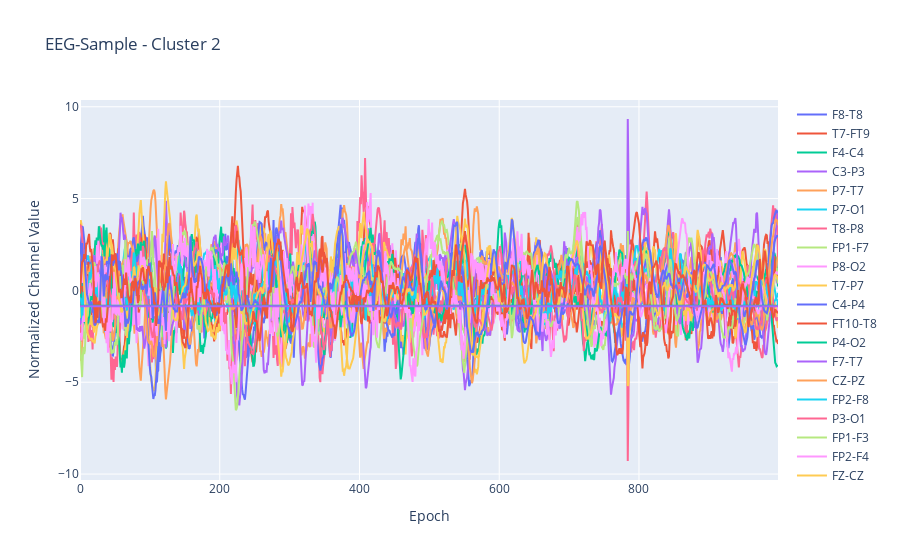

Notebook code for this chart:
### Code cell
a = np.transpose(cluster_2, (0,2,1))
data = []
for i in range(len(a[0])):
    data.append(
        go.Scatter(y=a[0,i], name=channels[i])
    )

fig = go.Figure(
    data = data,
    layout = {"yaxis": {"title": "Normalized Channel Value"}, "xaxis": {"title": "Epoch"}, "title": "EEG-Sample - Cluster 2"}
)

fig.show()

### Figure 1 — Plotly figure (JSON) as saved in the notebook; plotly's stock layout.template omitted (floating-point values rounded to 4 significant figures; data arrays with more than 128 entries replaced by an {"elided": "..."} marker saying what was removed)
{"data": [{"name": "F8-T8", "type": "scatter", "y": {"elided": "1000 float values"}}, {"name": "T7-FT9", "type": "scatter", "y": {"elided": "1000 float values"}}, {"name": "F4-C4", "type": "scatter", "y": {"elided": "1000 float values"}}, {"name": "C3-P3", "type": "scatter", "y": {"elided": "1000 float values"}}, {"name": "P7-T7", "type": "scatter", "y": {"elided": "1000 float values"}}, {"name": "P7-O1", "type": "scatter", "y": {"elided": "1000 float values"}}, {"name": "T8-P8", "type": "scatter", "y": {"elided": "1000 float values"}}, {"name": "FP1-F7", "type": "scatter", "y": {"elided": "1000 float values"}}, {"name": "P8-O2", "type": "scatter", "y": {"elided": "1000 float values"}}, {"name": "T7-P7", "type": "scatter", "y": {"elided": "1000 float values"}}, {"name": "C4-P4", "type": "scatter", "y": {"elided": "1000 float values"}}, {"name": "FT10-T8", "type": "scatter", "y": {"elided": "1000 float values"}}, {"name": "P4-O2", "type": "scatter", "y": {"elided": "1000 float values"}}, {"name": "F7-T7", "type": "scatter", "y": {"elided": "1000 float values"}}, {"name": "CZ-PZ", "type": "scatter", "y": {"elided": "1000 float values"}}, {"name": "FP2-F8", "type": "scatter", "y": {"elided": "1000 float values"}}, {"name": "P3-O1", "type": "scatter", "y": {"elided": "1000 float values"}}, {"name": "FP1-F3", "type": "scatter", "y": {"elided": "1000 float values"}}, {"name": "FP2-F4", "type": "scatter", "y": {"elided": "1000 float values"}}, {"name": "FZ-CZ", "type": "scatter", "y": {"elided": "1000 float values"}}, {"name": "F3-C3", "type": "scatter", "y": {"elided": "1000 float values"}}, {"name": "FT9-FT10", "type": "scatter", "y": {"elided": "1000 float values"}}, {"name": "age", "type": "scatter", "y": {"elided": "1000 float values"}}, {"name": "gender", "type": "scatter", "y": {"elided": "1000 float values"}}], "layout": {"title": {"text": "EEG-Sample - Cluster 2"}, "xaxis": {"title": {"text": "Epoch"}}, "yaxis": {"title": {"text": "Normalized Channel Value"}}}}
